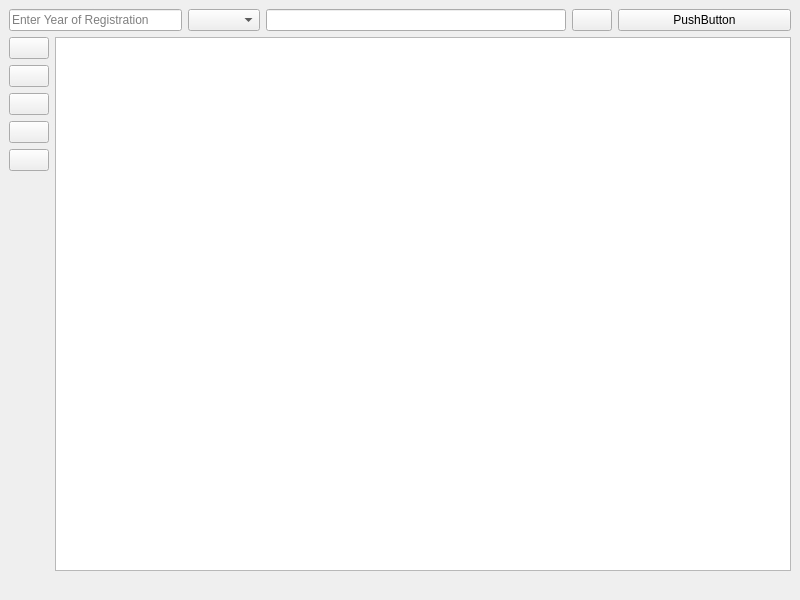
<?xml version="1.0" encoding="UTF-8"?>
<ui version="4.0">
 <class>SearchMarriageWindow</class>
 <widget class="QMainWindow" name="SearchMarriageWindow">
  <property name="geometry">
   <rect>
    <x>0</x>
    <y>0</y>
    <width>800</width>
    <height>600</height>
   </rect>
  </property>
  <property name="windowTitle">
   <string>MainWindow</string>
  </property>
  <property name="windowIcon">
   <iconset>
    <normaloff>occrlogo.png</normaloff>occrlogo.png</iconset>
  </property>
  <widget class="QWidget" name="centralwidget">
   <layout class="QGridLayout" name="gridLayout">
    <item row="0" column="1" colspan="2">
     <layout class="QHBoxLayout" name="horizontalLayout">
      <property name="sizeConstraint">
       <enum>QLayout::SizeConstraint::SetNoConstraint</enum>
      </property>
      <item>
       <widget class="QComboBox" name="search_by_comboBox">
        <property name="sizePolicy">
         <sizepolicy hsizetype="Fixed" vsizetype="Fixed">
          <horstretch>0</horstretch>
          <verstretch>0</verstretch>
         </sizepolicy>
        </property>
        <property name="maximumSize">
         <size>
          <width>500</width>
          <height>16777215</height>
         </size>
        </property>
       </widget>
      </item>
      <item>
       <widget class="QLineEdit" name="search_textEdit">
        <property name="sizePolicy">
         <sizepolicy hsizetype="Fixed" vsizetype="Fixed">
          <horstretch>0</horstretch>
          <verstretch>0</verstretch>
         </sizepolicy>
        </property>
        <property name="minimumSize">
         <size>
          <width>300</width>
          <height>0</height>
         </size>
        </property>
        <property name="maximumSize">
         <size>
          <width>2000</width>
          <height>16777215</height>
         </size>
        </property>
        <property name="placeholderText">
         <string/>
        </property>
       </widget>
      </item>
      <item>
       <widget class="QPushButton" name="search_button">
        <property name="text">
         <string/>
        </property>
        <property name="icon">
         <iconset>
          <normaloff>../icons/player.png</normaloff>../icons/player.png</iconset>
        </property>
       </widget>
      </item>
     </layout>
    </item>
    <item row="1" column="0" colspan="4">
     <layout class="QHBoxLayout" name="horizontalLayout_2">
      <item>
       <layout class="QVBoxLayout" name="verticalLayout">
        <item>
         <widget class="QPushButton" name="create_form">
          <property name="text">
           <string/>
          </property>
          <property name="icon">
           <iconset>
            <normaloff>../icons/add.png</normaloff>../icons/add.png</iconset>
          </property>
         </widget>
        </item>
        <item>
         <widget class="QPushButton" name="docstamp1">
          <property name="text">
           <string/>
          </property>
          <property name="icon">
           <iconset>
            <normaloff>../icons/stamp.png</normaloff>../icons/stamp.png</iconset>
          </property>
         </widget>
        </item>
        <item>
         <widget class="QPushButton" name="no_record">
          <property name="text">
           <string/>
          </property>
          <property name="icon">
           <iconset>
            <normaloff>../icons/norecord.png</normaloff>../icons/norecord.png</iconset>
          </property>
         </widget>
        </item>
        <item>
         <widget class="QPushButton" name="destroyed">
          <property name="text">
           <string/>
          </property>
          <property name="icon">
           <iconset>
            <normaloff>../icons/destroyed.png</normaloff>../icons/destroyed.png</iconset>
          </property>
         </widget>
        </item>
        <item>
         <widget class="QPushButton" name="docstamp2">
          <property name="text">
           <string/>
          </property>
          <property name="icon">
           <iconset>
            <normaloff>../icons/stamp2.png</normaloff>../icons/stamp2.png</iconset>
          </property>
         </widget>
        </item>
        <item>
         <spacer name="verticalSpacer">
          <property name="orientation">
           <enum>Qt::Orientation::Vertical</enum>
          </property>
          <property name="sizeHint" stdset="0">
           <size>
            <width>20</width>
            <height>40</height>
           </size>
          </property>
         </spacer>
        </item>
       </layout>
      </item>
      <item>
       <widget class="QListWidget" name="results_list"/>
      </item>
     </layout>
    </item>
    <item row="2" column="3">
     <widget class="QLabel" name="status_label">
      <property name="sizePolicy">
       <sizepolicy hsizetype="Preferred" vsizetype="Preferred">
        <horstretch>0</horstretch>
        <verstretch>0</verstretch>
       </sizepolicy>
      </property>
      <property name="maximumSize">
       <size>
        <width>400</width>
        <height>16777215</height>
       </size>
      </property>
      <property name="layoutDirection">
       <enum>Qt::LayoutDirection::LeftToRight</enum>
      </property>
      <property name="text">
       <string/>
      </property>
      <property name="alignment">
       <set>Qt::AlignmentFlag::AlignRight|Qt::AlignmentFlag::AlignTrailing|Qt::AlignmentFlag::AlignVCenter</set>
      </property>
     </widget>
    </item>
    <item row="0" column="0">
     <widget class="QLineEdit" name="regyear_textEdit">
      <property name="sizePolicy">
       <sizepolicy hsizetype="Fixed" vsizetype="Fixed">
        <horstretch>0</horstretch>
        <verstretch>0</verstretch>
       </sizepolicy>
      </property>
      <property name="minimumSize">
       <size>
        <width>150</width>
        <height>0</height>
       </size>
      </property>
      <property name="maximumSize">
       <size>
        <width>700</width>
        <height>16777215</height>
       </size>
      </property>
      <property name="text">
       <string/>
      </property>
      <property name="placeholderText">
       <string>Enter Year of Registration</string>
      </property>
     </widget>
    </item>
    <item row="0" column="3">
     <widget class="QPushButton" name="pushButton">
      <property name="text">
       <string>PushButton</string>
      </property>
     </widget>
    </item>
   </layout>
  </widget>
 </widget>
 <resources/>
 <connections/>
</ui>
